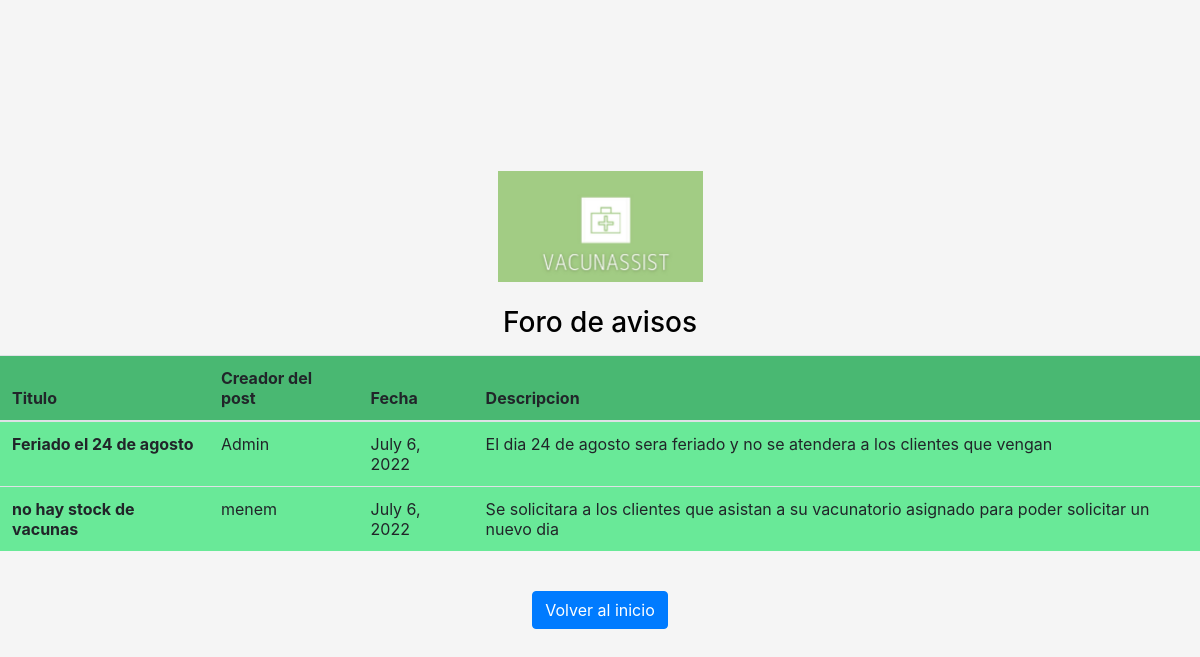
Page /foro/ on the earlier database version.
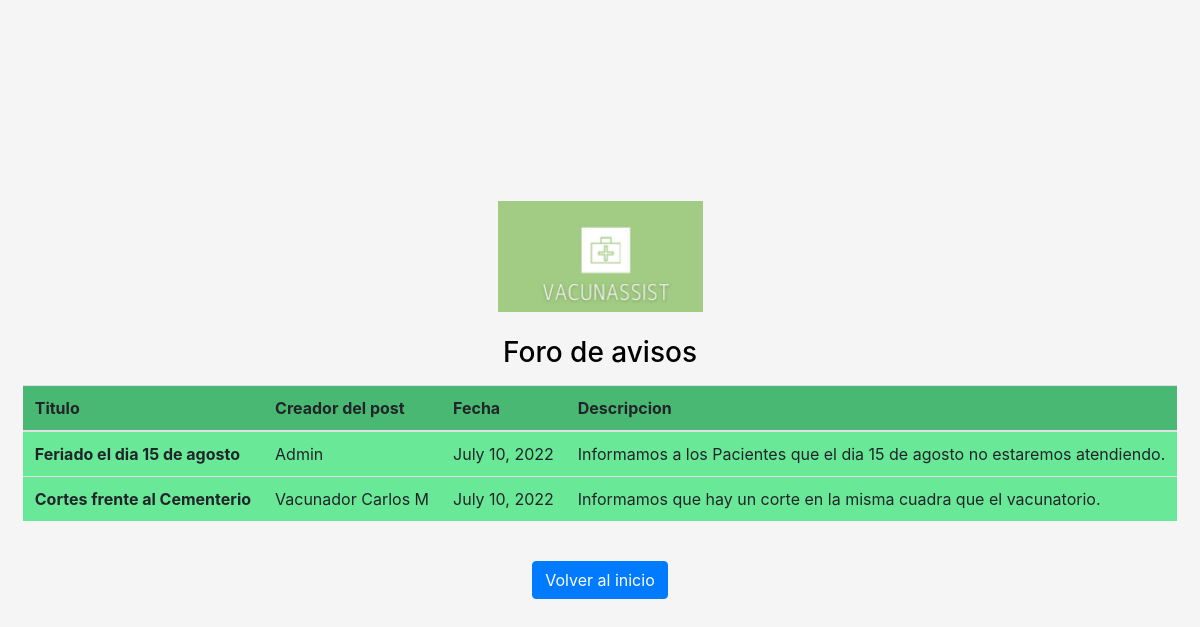
Same page on the later database version.
### gestionVacunatorio/models.py (models this page shows)
class Forum(models.Model):
    user=models.CharField(max_length=30,null=False)
    title=models.CharField(max_length=50)
    description=models.CharField(max_length=200)
    date=models.DateField(default=datetime.today())

### gestionVacunatorio/views.py (the view)
# urls.py: path("foro/",allForum.as_view(), name = "Foro"),
class allForum(View):
    template_name = "forum.html"
    def get(self, request, *args, **kwargs):
        data=Forum.objects.all()
        if len(data) == 0:
            messages.success(request, "No hay Avisos")
        return render(request, self.template_name, {'posts': data})

### gestionVacunatorio/templates/forum.html (shortened to what this page needs)
<html>
<head>
    <!doctype html>
    <html lang="en">
      <head>
        {% load static %}
        {% load crispy_forms_tags %}
    <link href="{% static 'gestionVacunatorio/vendor/bootstrap/css/bootstrap.min.css'%}" rel="stylesheet">
        <link href="{% static 'gestionVacunatorio/vendor/bootstrap/css/signin.css'%}" rel="stylesheet">
      </head>
      <body class="text-center">
    <main class="m-auto">
        <form method="POST" style="color: black;"> {% csrf_token %}
        <img class="mb-4" src="{% static 'gestionVacunatorio/img/Logo_VacunAssist.jpg' %}" alt="" width="205" height="111">
        <h1 class="h3 mb-3 fw-normal"> Foro de avisos </h1>
      <table class="table" >
        <thead style="background: #49b872">
          <tr>
            <th scope="col"> Titulo </th>
            <th scope="col"> Creador del post </th>
            <th scope="col"> Fecha </th>
            <th scope="col"> Descripcion </th>
          </tr>
        </thead>
        <tbody  style="background: #69e998">
          {% for post in posts %}
          <tr>
            <th scope="row">{{ post.title }}</th>
            <td>{{ post.user }}</td>
            <td>{{ post.date }}</td>
            <td>{{ post.description }}</td>
          </tr>
          {% endfor %}
        </tbody>
      </table>
      </form>
      <br>
      <a class="btn btn-primary" href="../Home/">Volver al inicio</a>
    </main>
      </body>
    </html>

Differences in the rows shown:
removed Forum: title "Feriado el 24 de agosto", user "Admin", date "July 6, 2022", description "El dia 24 de agosto sera feriado y no se atendera a los clientes que vengan"
removed Forum: title "no hay stock de vacunas", user "menem", date "July 6, 2022", description "Se solicitara a los clientes que asistan a su vacunatorio asignado para poder solicitar un nuevo dia"
added Forum: title "Feriado el dia 15 de agosto", user "Admin", date "July 10, 2022", description "Informamos a los Pacientes que el dia 15 de agosto no estaremos atendiendo."
added Forum: title "Cortes frente al Cementerio", user "Vacunador Carlos M", date "July 10, 2022", description "Informamos que hay un corte en la misma cuadra que el vacunatorio."
